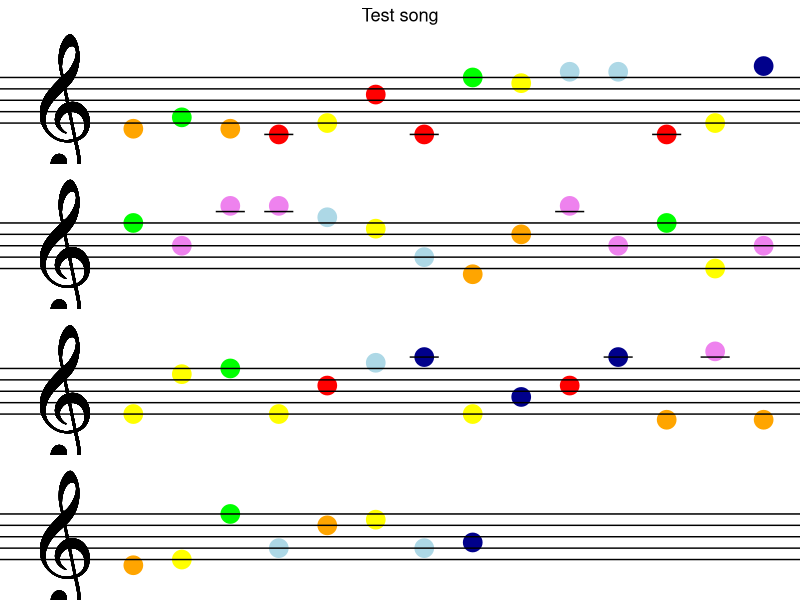
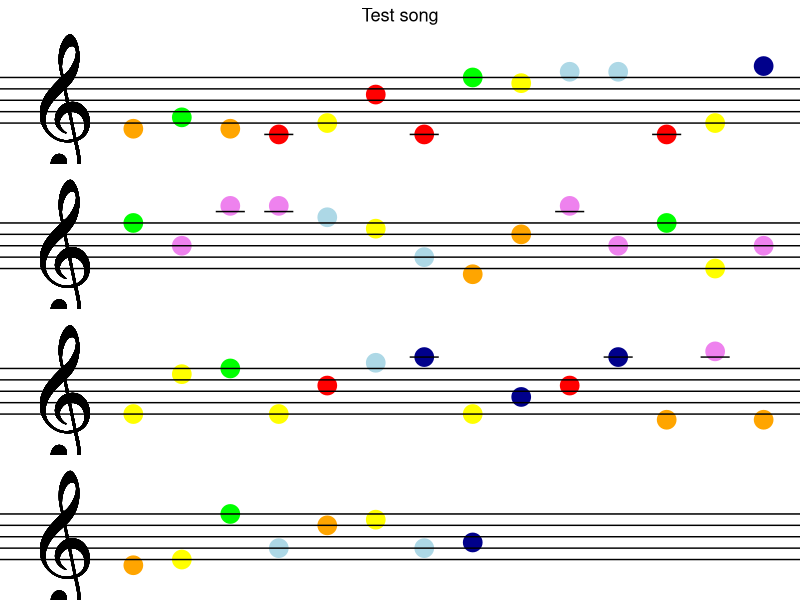

Write the R code that produced these figures, in order.
library(tidyverse)


# CAPS are for the first octave and small letters are for the secon octave in the piano

notes <- tribble(
  ~ notes, ~ position, ~ color,
  "A", 2.5, "darkblue",
  "B", 3, "violet",
  "C", 0, "red",
  "D", 0.5, "orange",
  "E", 1, "yellow",
  "F", 1.5, "green",
  "G", 2, "lightblue",
  "a", 6, "darkblue",
  "b", 6.5, "violet",
  "c", 3.5, "red",
  "d", 4, "orange",
  "e", 4.5, "yellow",
  "f", 5, "green",
  "g", 5.5, "lightblue"
)

test_df <- tibble(notes = sample(c(LETTERS[1:7], letters[1:7]), 50, replace = T)) |>
  mutate(group = ceiling(row_number()/14)) |>
  group_by(group) |>
  mutate(id = row_number()) |>
  ungroup()

song <- test_df |>
  left_join(notes)

out_score <- song |>
  filter(notes %in% c("C", "a", "b")) |>
  mutate(line = if_else(notes == "b", 6, position))

g_key <- case_when(
  # max(song$group) == 1 ~ 50,
  max(song$group) == 2 ~ c(50,3),
  max(song$group) == 3 ~ c(35, 3.1),
  max(song$group) == 4 ~ c(30, 3.2),
  max(song$group) == 5 ~ c(28, 3.35),
)

song |>
  ggplot(aes(x = id, y=position, color = color))+
  geom_point(show.legend = F, size=6)+
  geom_hline(yintercept = 1:5)+
  geom_segment(data = out_score,
               mapping = aes(x = id-0.3, xend = id+0.3, y = line, yend = line), color = "black")+
  geom_text(x = -0.5, y = g_key[2],label = "\U1D11E", size = g_key[1], color="black")+
  scale_color_identity()+
  xlim(-1,14)+
  ylim(-2,9)+
  facet_wrap(vars(group), ncol = 1)+
  theme_void()+
  ggtitle("Test song")+
  theme(plot.title = element_text(hjust=0.5),
        strip.background = element_blank(),
        strip.text.x = element_blank())
ggsave("songs/test.jpg", width = 8, height = 11)
